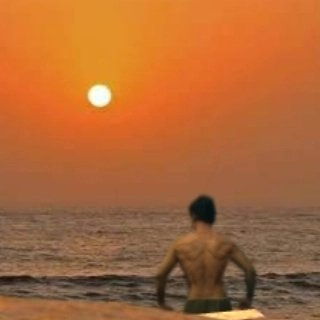
#> input picture projects/editor/images/475650431_2091185714652485_5005581392102743173_n.jpg, 320 x 320 px, found by its file name; its folder holds only this picture in this run
$ python editor.py
#> lines starting #> are read from the running program, lines starting #| are printed output that depends on the picture
from PIL import Image, ImageEnhance,ImageFilter
import os


path = r"E:\Programming\Google  Python\Python-Phase\projects\editor\images"
out_path = r"E:\Programming\Google  Python\Python-Phase\projects\editor\editedimg"

openpath = os.listdir(path)

for index, file in enumerate(openpath):
    img = Image.open(f"{path}/{file}")
#> img is the input picture: PIL image 320x320 RGB; mean R, G, B 172.8, 103.7, 55.4
    #  by doing this the variable is not an object


    edit = img.filter(ImageFilter.SHARPEN).filter(ImageFilter.DETAIL).convert('L').rotate(90)
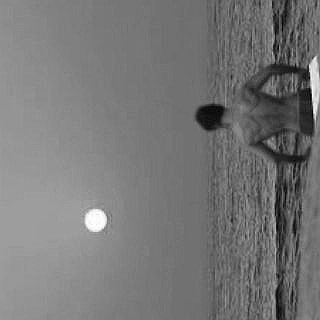
#> edit: PIL image 320x320 L; min 0, max 255, mean 118.9
    #  the L in the convert converts it into a grayscale image

    factor = 1.5
    enhancer = ImageEnhance.Contrast(edit)

    # ImageEnhance.Contrast(img) doesn’t apply contrast right away—it just creates a "contrast tool" that we can use later with .enhance(factor) to actually apply contrast.


    edit = enhancer.enhance(factor).rotate(-90)
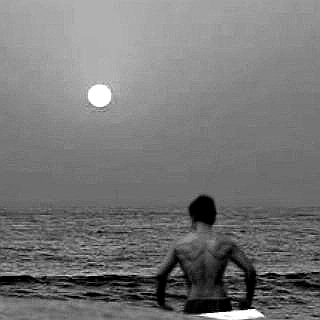
#> edit: PIL image 320x320 L; min 0, max 255, mean 118.8


    edit.save(f"{out_path}/{index}_edited.jpg")

edit.show()
